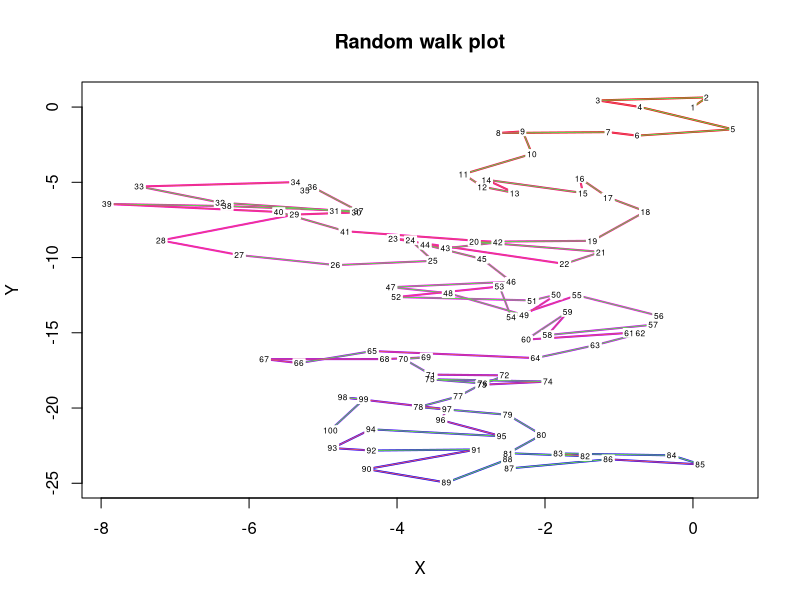

Write R code to recreate this figure.
library(plotrix)


### Name: color.scale.lines
### Title: Line segments with scaled colors
### Aliases: color.scale.lines
### Keywords: misc

### ** Examples

 # color a random walk "hot" (red) to "cold" (blue) on its distance
 # from the starting point
 x<-c(0,cumsum(rnorm(99)))
 y<-c(0,cumsum(rnorm(99)))
 xydist<-sqrt(x*x+y*y)
 plot(x,y,main="Random walk plot",xlab="X",ylab="Y",type="n")
 color.scale.lines(x,y,c(1,1,0),0,c(0,1,1),colvar=xydist,lwd=2)
 boxed.labels(x,y,labels=1:100,border=FALSE,cex=0.5)
 # now color the lines to show whether each step went away from
 # or toward the starting position
 color.scale.lines(x,y,col=2+(diff(xydist)>0))
 boxed.labels(x,y,labels=1:100,border=FALSE,cex=0.5)
